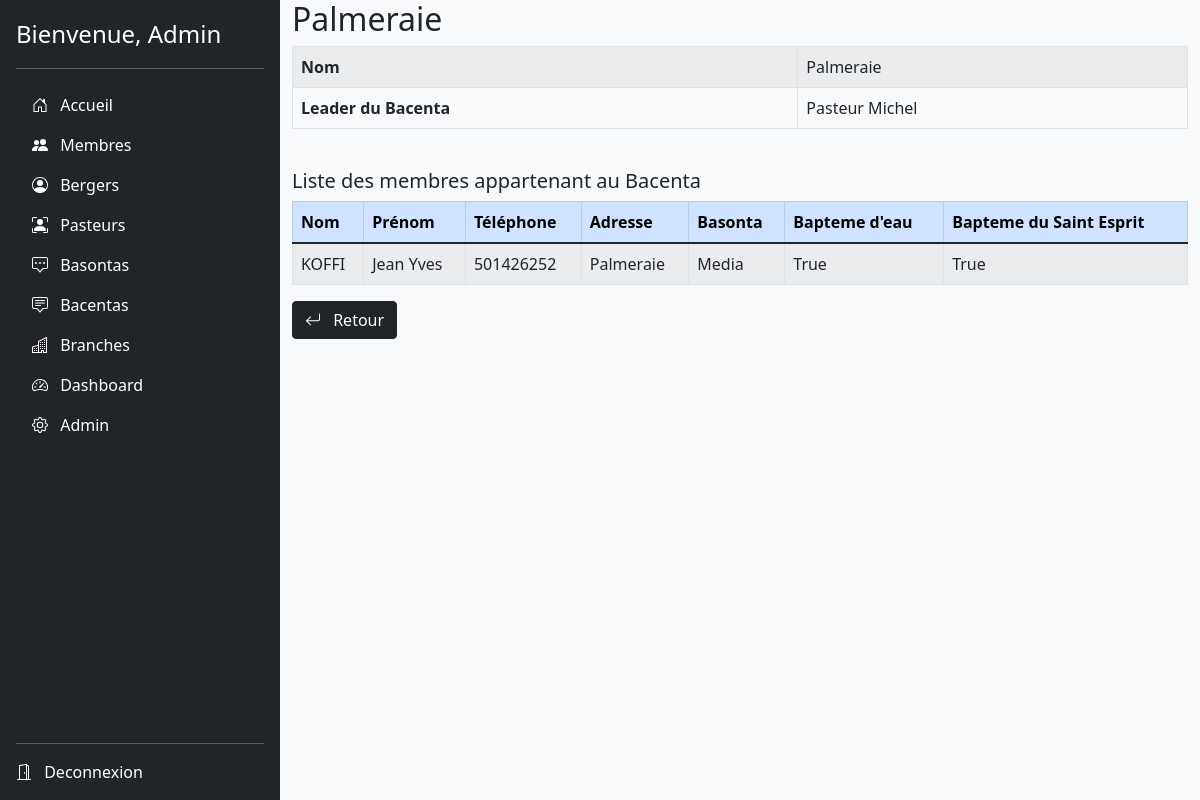
The page /bacentas/1/ (signed in) on the database as committed earlier.
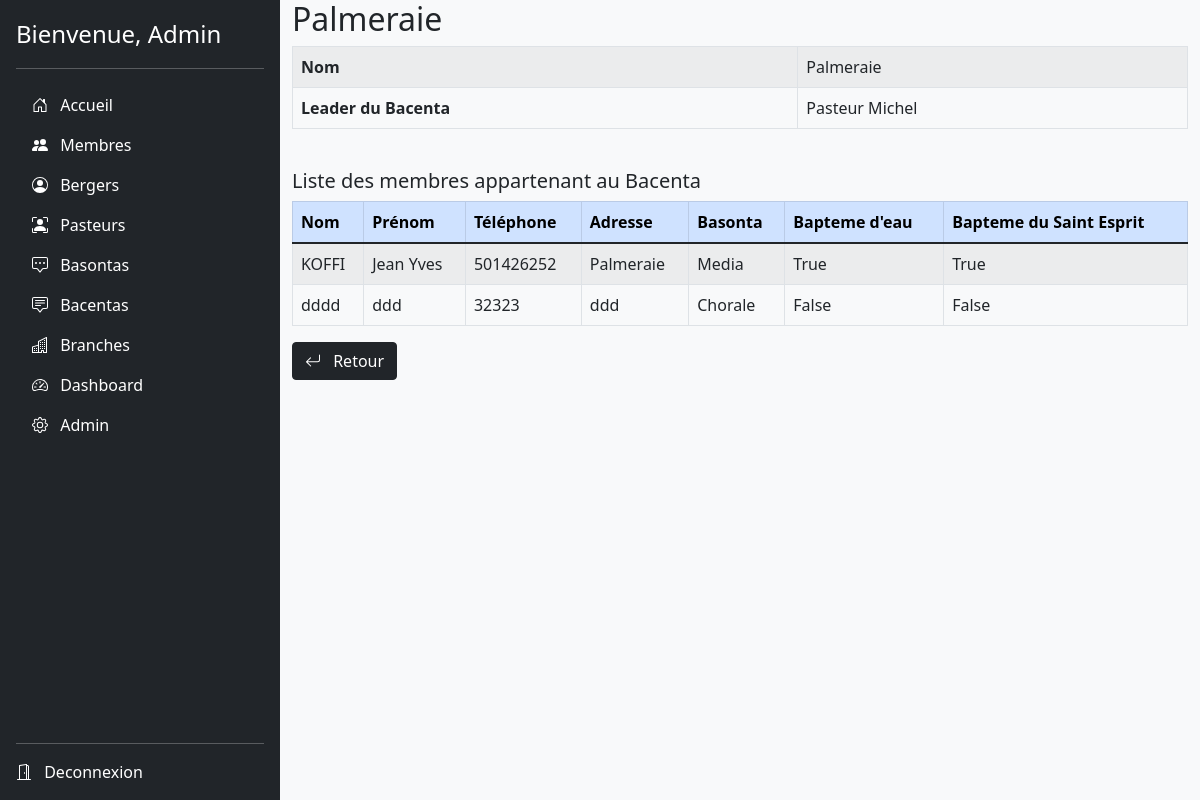
The same page on the database as committed later.
### follow_up/models.py (models this page shows, shortened)
class Membre(models.Model):
    nom_membre = models.CharField(max_length=256)
    prenom_membre = models.CharField(max_length=256)
    numero_membre = models.PositiveIntegerField()
    adresse_membre = models.CharField(max_length=256)
    role_membre = models.ForeignKey(Role, on_delete=models.DO_NOTHING, )
    basonta_membre = models.ForeignKey(Basonta, related_name='basontas', on_delete=models.DO_NOTHING,)
    bacenta_membre = models.ForeignKey(Bacenta, related_name='bacentas', on_delete=models.DO_NOTHING,)
    branche_membre = models.ForeignKey(Branche, related_name='branches', on_delete=models.DO_NOTHING,)
    bapteme_esprit = models.BooleanField()
    bapteme_eau = models.BooleanField()
    date_ajout_membre = models.DateField(default=datetime.date.today)

class Basonta(models.Model):
    nom_basonta = models.CharField(max_length=256, unique=True)
    leader_basonta = models.CharField(max_length=256, default='Aucun')
    def __str__(self):
        return self.nom_basonta

### follow_up/views.py (the view)
# urls.py: path('bacentas/<int:pk>/', login_required(views.BacentaDetailView.as_view()), name='bacenta_details'),
class BacentaDetailView(DetailView):
    context_object_name = 'bacenta_details'
    model = models.Bacenta
    template_name = 'bacentas/bacenta_details.html'

### templates/bacentas/bacenta_details.html
{% extends "follow_up/base.html" %}
{% block body_block %}
    <div class="container">
        <h2>{{bacenta_details.nom_bacenta}}</h2>
            <table class="table table-bordered table-striped">
                    <tr>
                        <th>Nom</th>
                        <td>{{bacenta_details.nom_bacenta}}</td>
                    </tr>
                    <tr>
                        <th>Leader du Bacenta</th>
                        <td>{{bacenta_details.leader_bacenta}}</td>
                    </tr>
            </table>
        <br>
        <h5>Liste des membres appartenant au Bacenta</h5>
        <div>
            <table class="table table-bordered table-striped">
                <thead class="table-primary" style="position:sticky">
                    <tr>
                        <th>Nom</th>
                        <th>Prénom</th>
                        <th>Téléphone</th>
                        <th>Adresse</th>
                        <th>Basonta</th>
                        <th>Bapteme d'eau</th>
                        <th>Bapteme du Saint Esprit</th>
                    </tr>
                </thead>
                <tbody>
                    {% for bacenta in bacenta_details.bacentas.all %}
                        <tr>
                            <h6>
                                <td>{{bacenta.nom_membre}}</td>
                                <td>{{bacenta.prenom_membre}}</td>
                                <td>{{bacenta.numero_membre}}</td>
                                <td>{{bacenta.adresse_membre}}</td>
                                <td>{{bacenta.basonta_membre}}</td>
                                <td>{{bacenta.bapteme_eau}}</td>
                                <td>{{bacenta.bapteme_esprit}}</td>
                            </h6>
                        </tr>
                {% endfor %}
                </tbody>
            </table>
        </div>
        <p>
                <a class="btn btn-dark" href="{% url 'follow_up:bacenta_list'%}">
                    <svg class="bi me-2" width="16" height="16"><use xlink:href="#bi-arrow-return-left"/></svg>
                    Retour
                </a>
            </p>
    </div>
{% endblock %}

Rows that differ between the two databases and show on the page:
added Membre: nom_membre "dddd", prenom_membre "ddd", numero_membre "32323", adresse_membre "ddd", basonta_membre "Chorale", bapteme_eau "False", bapteme_esprit "False"
